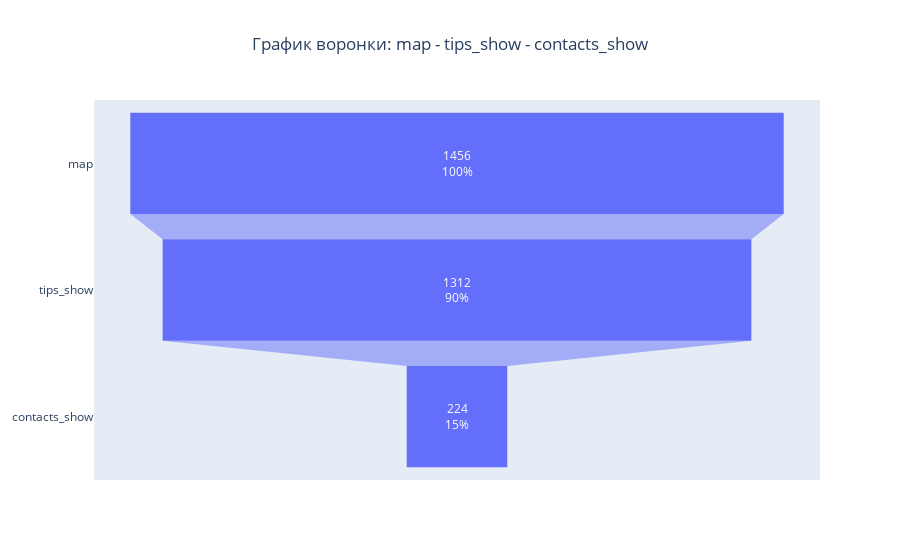

Write notebook code for a chart like this one.
### Code cell
create_funnel_df(df, ['map', 'tips_show', 'contacts_show'], from_date=None, to_date=None, step_interval=0)

### Figure 1 — Plotly figure (JSON) as saved in the notebook; plotly's stock layout.template omitted (floating-point values rounded to 4 significant figures)
{"data": [{"textinfo": "value+percent initial", "type": "funnel", "x": [1456, 1312, 224], "y": ["map", "tips_show", "contacts_show"]}], "layout": {"title": {"text": "График воронки: map - tips_show - contacts_show", "x": 0.5}}}
